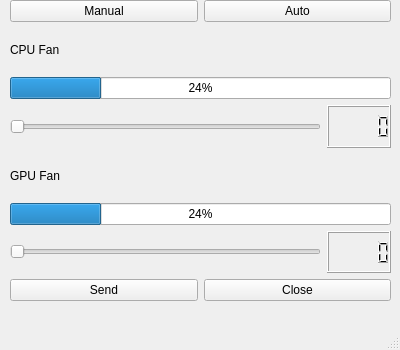
<?xml version="1.0" encoding="UTF-8"?>
<ui version="4.0">
 <class>MainWindow</class>
 <widget class="QMainWindow" name="MainWindow">
  <property name="geometry">
   <rect>
    <x>0</x>
    <y>0</y>
    <width>400</width>
    <height>350</height>
   </rect>
  </property>
  <property name="windowTitle">
   <string>MainWindow</string>
  </property>
  <widget class="QWidget" name="centralwidget">
   <widget class="QWidget" name="verticalLayoutWidget">
    <property name="geometry">
     <rect>
      <x>10</x>
      <y>0</y>
      <width>381</width>
      <height>301</height>
     </rect>
    </property>
    <layout class="QVBoxLayout" name="verticalLayout">
     <item>
      <layout class="QHBoxLayout" name="buttonsLayout_2">
       <item>
        <widget class="QPushButton" name="manualButton">
         <property name="text">
          <string>Manual</string>
         </property>
        </widget>
       </item>
       <item>
        <widget class="QPushButton" name="autoButton">
         <property name="text">
          <string>Auto</string>
         </property>
        </widget>
       </item>
      </layout>
     </item>
     <item>
      <layout class="QGridLayout" name="cpuLayout">
       <item row="0" column="0">
        <widget class="QLabel" name="cpuLabel">
         <property name="text">
          <string>CPU Fan</string>
         </property>
        </widget>
       </item>
       <item row="2" column="0">
        <layout class="QHBoxLayout" name="horizontalLayout">
         <item>
          <widget class="QSlider" name="cpuSlider">
           <property name="orientation">
            <enum>Qt::Horizontal</enum>
           </property>
          </widget>
         </item>
         <item>
          <widget class="QLCDNumber" name="cpuLcd"/>
         </item>
        </layout>
       </item>
       <item row="1" column="0">
        <widget class="QProgressBar" name="cpuProgressBar">
         <property name="value">
          <number>24</number>
         </property>
        </widget>
       </item>
      </layout>
     </item>
     <item>
      <layout class="QGridLayout" name="gpuLayout">
       <item row="0" column="0">
        <widget class="QLabel" name="gpuLabel">
         <property name="text">
          <string>GPU Fan</string>
         </property>
        </widget>
       </item>
       <item row="1" column="0">
        <widget class="QProgressBar" name="gpuProgressBar">
         <property name="value">
          <number>24</number>
         </property>
        </widget>
       </item>
       <item row="2" column="0">
        <layout class="QHBoxLayout" name="horizontalLayout_2">
         <item>
          <widget class="QSlider" name="gpuSlider">
           <property name="orientation">
            <enum>Qt::Horizontal</enum>
           </property>
          </widget>
         </item>
         <item>
          <widget class="QLCDNumber" name="gpuLcd"/>
         </item>
        </layout>
       </item>
      </layout>
     </item>
     <item>
      <layout class="QHBoxLayout" name="buttonsLayout">
       <item>
        <widget class="QPushButton" name="sendButton">
         <property name="text">
          <string>Send</string>
         </property>
        </widget>
       </item>
       <item>
        <widget class="QPushButton" name="closeButton">
         <property name="text">
          <string>Close</string>
         </property>
        </widget>
       </item>
      </layout>
     </item>
    </layout>
   </widget>
  </widget>
  <widget class="QMenuBar" name="menubar">
   <property name="geometry">
    <rect>
     <x>0</x>
     <y>0</y>
     <width>400</width>
     <height>32</height>
    </rect>
   </property>
  </widget>
  <widget class="QStatusBar" name="statusbar"/>
 </widget>
 <resources/>
 <connections/>
</ui>
